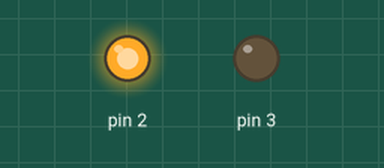
The sketch below on a simulated Arduino Uno, built with avr-gcc and run on an emulated ATmega328P. On the bench: output pins drawn as LEDs (lit = HIGH).

Above: at 1.0 s.
At 5.5 s:
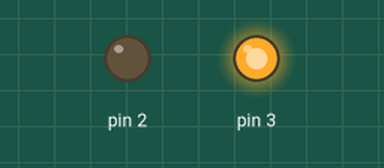
Timing chart, 0 to 6.9 s (numbered marks = the images above):
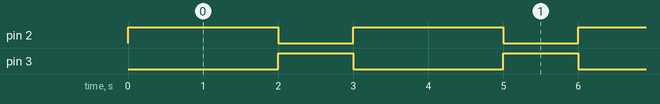

The sketch:

uygulama1.ino
```cpp
// C++ code
void setup()
{
  pinMode(2, OUTPUT);
  pinMode(3,OUTPUT);
}

void loop()
{
  digitalWrite(2, HIGH);
  digitalWrite(3,LOW);
  delay(2000); // Wait for 1000 millisecond(s)
  digitalWrite(2, LOW);
  digitalWrite(3,HIGH);
  delay(1000); // Wait for 1000 millisecond(s)
}
```

Measured:
- by itself, pin 2: alternates HIGH for 2.0 s and LOW for 1.0 s
- by itself, pin 3: alternates HIGH for 1.0 s and LOW for 2.0 s
